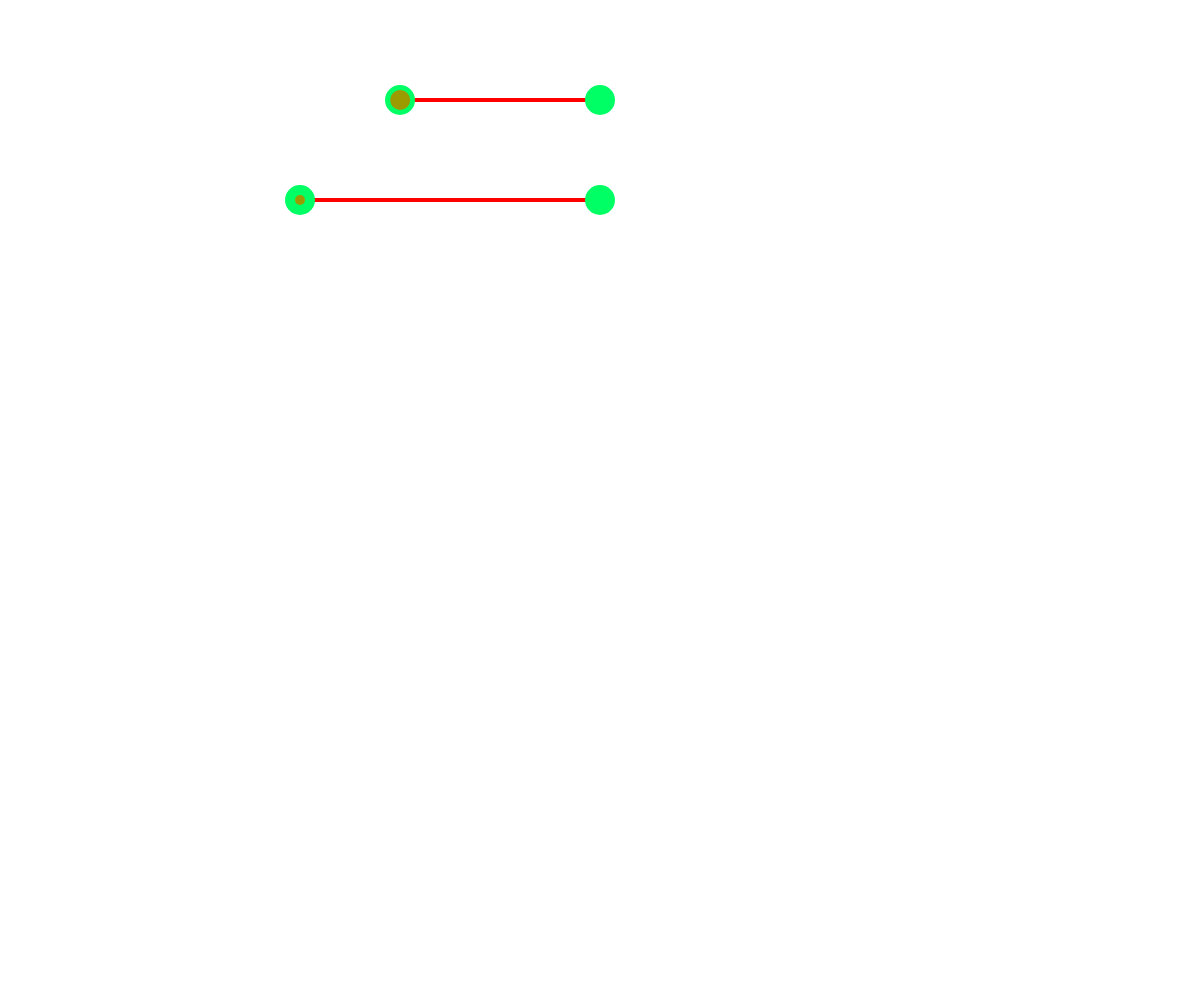
Frame 1 (no input)
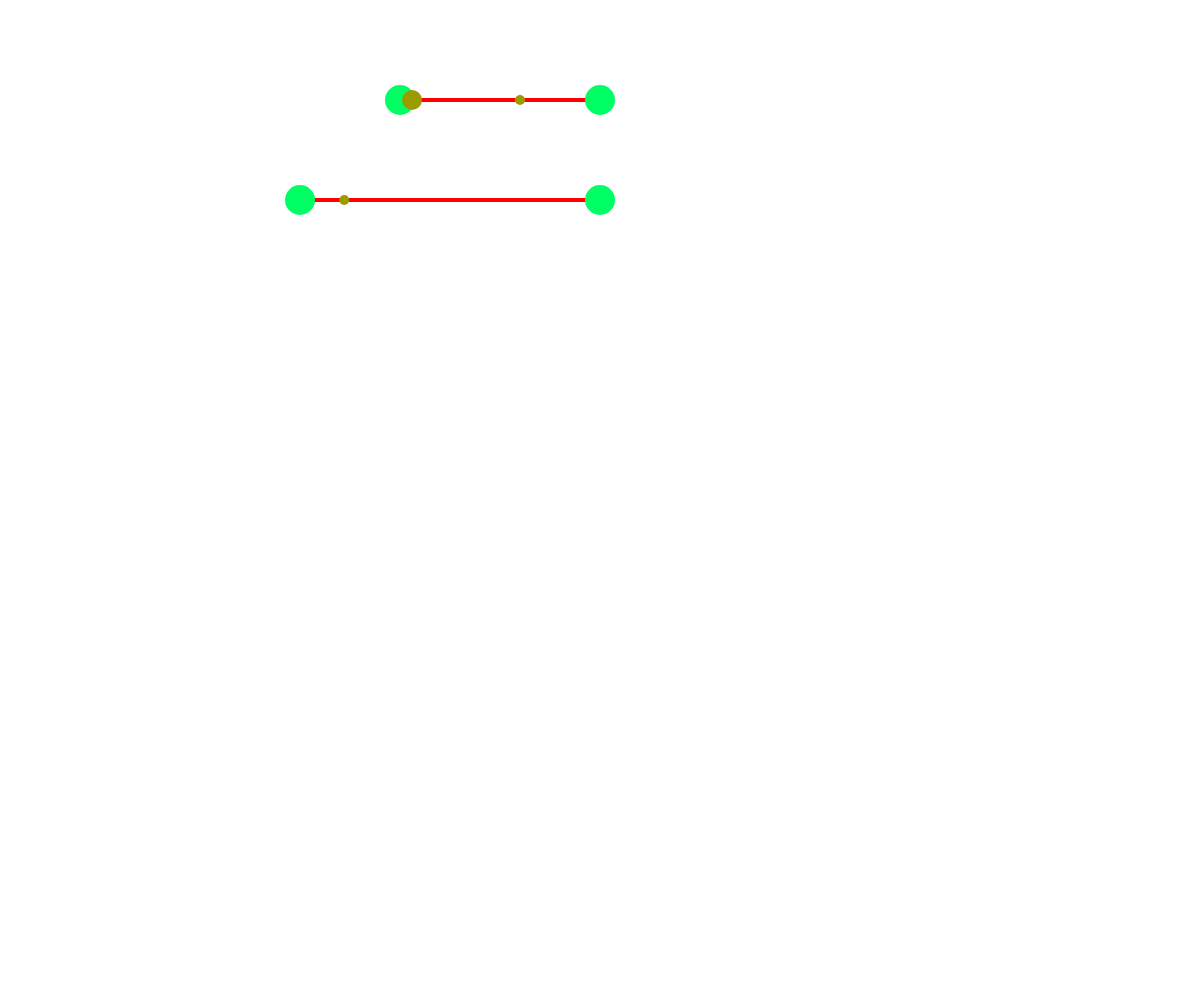
Frame 60 (no input)
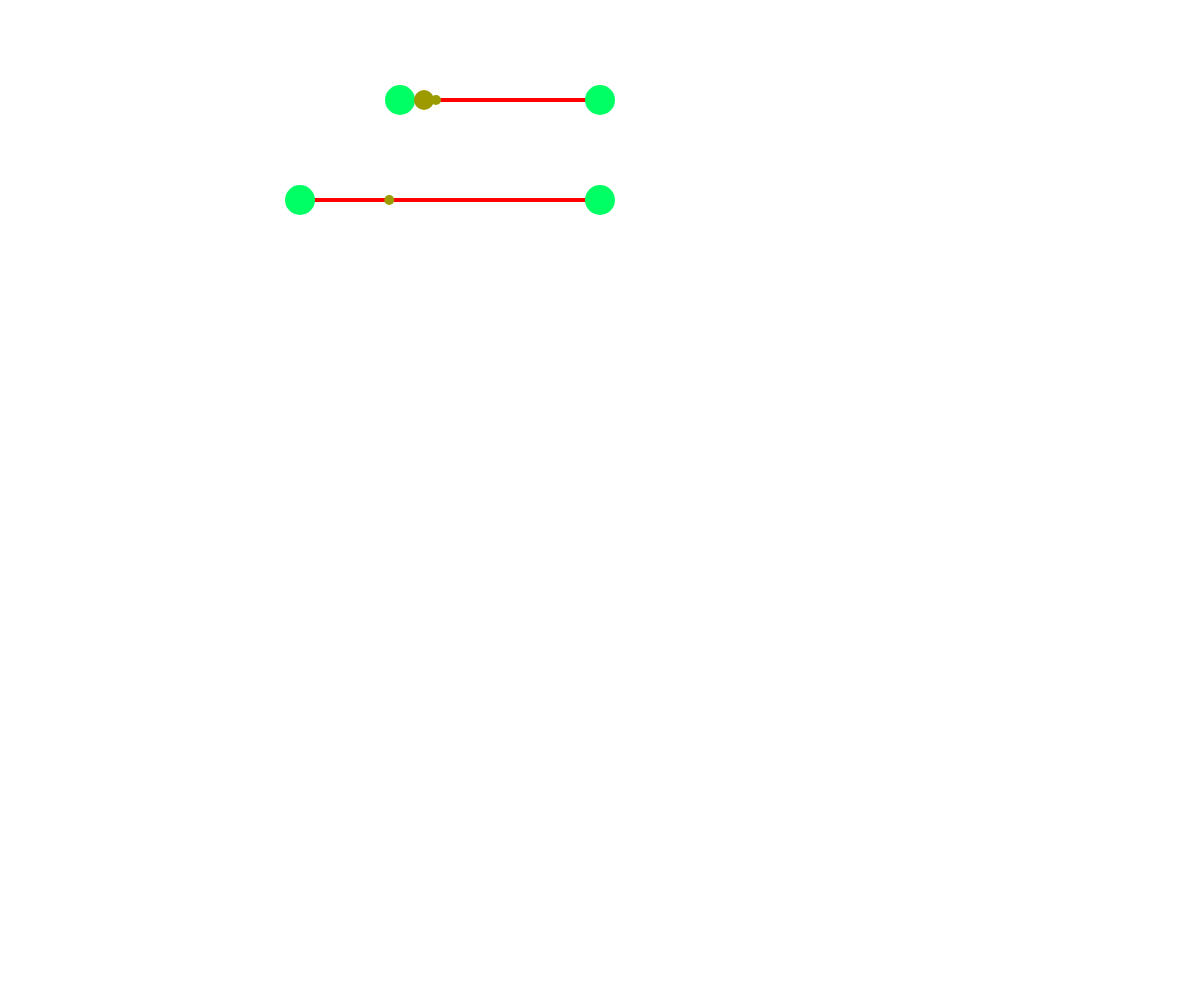
Frame 120 (the mouse pressed at the canvas centre since frame 60)

The p5.js sketch that drew these frames (run headless with seeded random() and noise() and a simulated clock; from frame 60 on, the mouse is pressed at the canvas centre):

// p5.js sketch
// ── sketch.js
var x1,y1,x2,y2;
var x= 100;
var y= 200;
var i= 0;
var j =0;
var i2=0;
function setup() {

createCanvas(windowWidth,windowHeight);
background(255);
}

function draw() {

  background(255);

 
  
  장소(400,100,600,100,50);
 
  장소2(300,200,600,200,0.25);  
 
  
} 

function 장소(x1,y1,x2,y2,v)
{
  
stroke(255,0,0);
strokeWeight(4);
line(x1,y1,x2,y2);

stroke(0,255,100);
strokeWeight(30);
point(x1,y1);
point(x2,y2);
 


  if (i<=100){
    i = i+1;
  }else{
    i= 0;
  }
var incre_x = map(i,0,100,x1,x2);
 
 noStroke();
  fill(155,155,0);
  ellipse(incre_x,y1,10,10);

  if (j<=100){
    j = j+.1;
  }else{
    j= 0;
  }
  var incre_x2 = map(j, 0, 100, x1, x2);

      ellipse(incre_x2, y1, 20, 20);
   
}

function 장소2(x1,y1,x2,y2,v)
{
  
stroke(255,0,0);
strokeWeight(4);
line(x1,y1,x2,y2);

stroke(0,255,100);
strokeWeight(30);
point(x1,y1);
point(x2,y2);
 
 
var incre_x = map(i2,0,100,x1,x2);
  
  if (i2<=100){
    i2 = i2+v;
  }else{
    i2 = 0;
  }

  noStroke();
  fill(155,155,0);
  ellipse(incre_x,y1,10,10);
}
